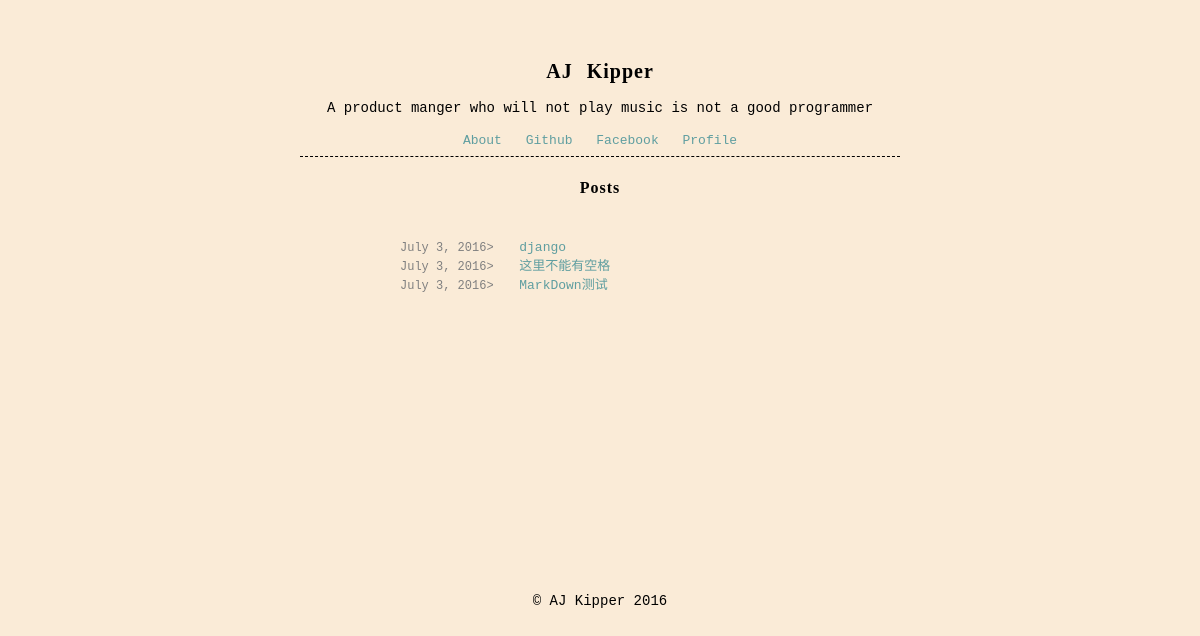
The page / on the database its author committed.
### article/models.py (models this page shows, shortened)
class Article(models.Model) :
    title = models.CharField(max_length = 100)  #博客题目
    category = models.CharField(max_length = 50, blank = True)  #博客标签
    date_time = models.DateField(auto_now_add=True)  #博客日期
    content = models.TextField(blank = True, null = True)  #博客文章正文
    class Meta:  #按时间下降排序
        ordering = ['-date_time']

### article/views.py (the view)
# urls.py: url(r'^$', 'article.views.index'),
def index(request):
    post_list = Article.objects.all()  #获取全部的Article对象
    return render(request, 'index.html', {'post_list' : post_list})

### templates/index.html (shortened to what this page needs)
{% load static %}
<!DOCTYPE html>
<html lang="en">
<head>
</head>
<body class="background">
<div class="div-header">
    <h2 class="head">AJ Kipper</h2>
    <p class="subhead">A product manger who will not play music is not a good programmer</p>
    <a class="post-title" href="http://120.27.46.91:8000/about" >
        About
    </a>&nbsp;&nbsp;&nbsp;
    <a class="post-title" href="https://github.com/ajkipper" target="_blank">
        Github
    </a>&nbsp;&nbsp;&nbsp;
    <a class="post-title" href="https://www.facebook.com/profile.php?id=100009684668877" target="_blank">
       Facebook
    </a>&nbsp;&nbsp;&nbsp;
    <a class="post-title" href="https://ajkipper.github.io" target="_blank">
       Profile
    </a>
    <hr style="height:1px;border:none;border-top:1px dashed black;" />
    <h4 class="head" style="font-size: 16px">Posts</h4>
</div>
{% block content %}
<div class="div-post">
    {% for post in post_list %}
            <header class="post-header">
                <a class="post-date">{{ post.date_time }}>&nbsp;&nbsp;&nbsp;</a>
                <a class="post-title" href={{post.title}}>
                    {{ post.title }}
                    </a>
            </header>
    {% endfor %}
</div>
{% endblock %}
<div class="footer">
    <p class="subhead">© AJ Kipper 2016</p>
</div>
</body>
</html>

### templates/index.html (style rules this page uses)
A { text-decoration: NONE }
.background { background-color: antiquewhite; }
.head { color: black; font-family:"Microsoft Sans Serif"; font-size: 20px; word-spacing:8px; letter-spacing: 1px; }
.subhead { font-size: 14px; font-family: "Courier New"; }
.post-date { width: 12px; font-style: normal; font-size: 12px; text-align: left; font-family: "Courier New"; overflow: hidden; text-overflow: hidden; white-space: nowrap; course:hand; color: grey; }
.post-title { font-size: 13px; font-family: "Courier New"; color: cadetblue; }
.div-header { margin: auto; margin-top: 60px; width: 600px; text-align: center; }
.div-post { margin: auto; margin-top: 40px; width: 400px; text-align: left; }
.footer { font-size: 16px; text-align: center; margin-top: 300px; }

### rows shown on the page
Article: date_time "July 3, 2016", title "django"
Article: date_time "July 3, 2016", title "这里不能有空格"
Article: date_time "July 3, 2016", title "MarkDown测试"
